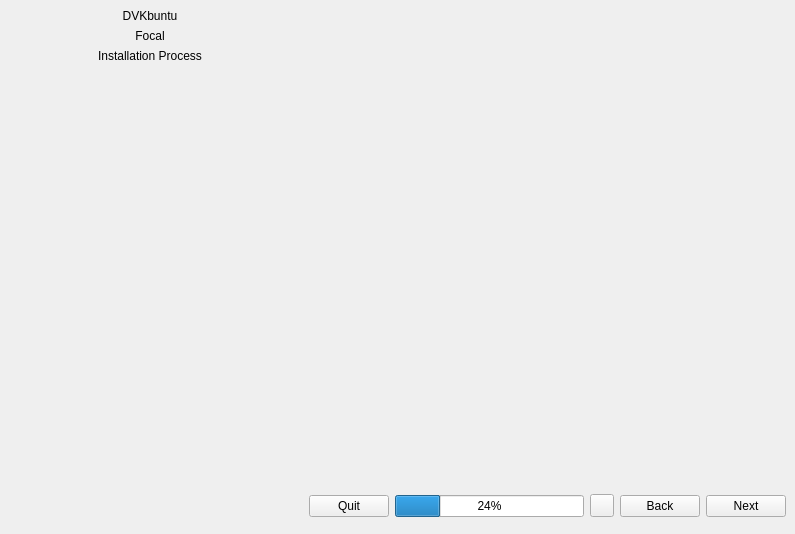
<?xml version="1.0" encoding="UTF-8"?>
<ui version="4.0">
 <class>MainWindow</class>
 <widget class="QMainWindow" name="MainWindow">
  <property name="geometry">
   <rect>
    <x>0</x>
    <y>0</y>
    <width>795</width>
    <height>534</height>
   </rect>
  </property>
  <property name="windowTitle">
   <string>MainWindow</string>
  </property>
  <widget class="QWidget" name="centralwidget">
   <layout class="QGridLayout" name="gridLayout">
    <property name="leftMargin">
     <number>0</number>
    </property>
    <property name="topMargin">
     <number>0</number>
    </property>
    <property name="rightMargin">
     <number>0</number>
    </property>
    <property name="bottomMargin">
     <number>0</number>
    </property>
    <property name="spacing">
     <number>0</number>
    </property>
    <item row="1" column="1">
     <widget class="QFrame" name="footer_frame">
      <property name="sizePolicy">
       <sizepolicy hsizetype="Preferred" vsizetype="Fixed">
        <horstretch>0</horstretch>
        <verstretch>0</verstretch>
       </sizepolicy>
      </property>
      <layout class="QHBoxLayout" name="horizontalLayout_8">
       <item>
        <widget class="QStackedWidget" name="progress_stack">
         <property name="sizePolicy">
          <sizepolicy hsizetype="Preferred" vsizetype="Minimum">
           <horstretch>0</horstretch>
           <verstretch>0</verstretch>
          </sizepolicy>
         </property>
         <widget class="QWidget" name="progress_widget">
          <layout class="QHBoxLayout" name="horizontalLayout_5">
           <property name="leftMargin">
            <number>0</number>
           </property>
           <property name="topMargin">
            <number>0</number>
           </property>
           <property name="rightMargin">
            <number>0</number>
           </property>
           <property name="bottomMargin">
            <number>0</number>
           </property>
           <item>
            <widget class="QPushButton" name="quit">
             <property name="text">
              <string>Quit</string>
             </property>
             <property name="autoDefault">
              <bool>true</bool>
             </property>
            </widget>
           </item>
           <item>
            <widget class="QProgressBar" name="progressBar">
             <property name="value">
              <number>24</number>
             </property>
            </widget>
           </item>
           <item>
            <widget class="QToolButton" name="progressCancel"/>
           </item>
          </layout>
         </widget>
         <widget class="QWidget" name="progress_placeholder">
          <layout class="QHBoxLayout" name="horizontalLayout_6">
           <item>
            <spacer name="horizontalSpacer_5">
             <property name="orientation">
              <enum>Qt::Horizontal</enum>
             </property>
             <property name="sizeHint" stdset="0">
              <size>
               <width>12</width>
               <height>20</height>
              </size>
             </property>
            </spacer>
           </item>
          </layout>
         </widget>
        </widget>
       </item>
       <item>
        <widget class="QWidget" name="navigation" native="true">
         <layout class="QHBoxLayout" name="horizontalLayout_2">
          <property name="leftMargin">
           <number>0</number>
          </property>
          <property name="topMargin">
           <number>0</number>
          </property>
          <property name="rightMargin">
           <number>0</number>
          </property>
          <property name="bottomMargin">
           <number>0</number>
          </property>
          <item>
           <widget class="QPushButton" name="back">
            <property name="text">
             <string>Back</string>
            </property>
            <property name="autoDefault">
             <bool>true</bool>
            </property>
           </widget>
          </item>
          <item>
           <widget class="QPushButton" name="next">
            <property name="text">
             <string>Next</string>
            </property>
            <property name="autoDefault">
             <bool>true</bool>
            </property>
           </widget>
          </item>
         </layout>
        </widget>
       </item>
      </layout>
     </widget>
    </item>
    <item row="0" column="0" rowspan="2">
     <widget class="QWidget" name="sidebar_widget" native="true">
      <property name="sizePolicy">
       <sizepolicy hsizetype="Preferred" vsizetype="MinimumExpanding">
        <horstretch>0</horstretch>
        <verstretch>0</verstretch>
       </sizepolicy>
      </property>
      <property name="minimumSize">
       <size>
        <width>300</width>
        <height>0</height>
       </size>
      </property>
      <property name="maximumSize">
       <size>
        <width>150</width>
        <height>16777215</height>
       </size>
      </property>
      <layout class="QVBoxLayout" name="verticalLayout_3">
       <property name="spacing">
        <number>0</number>
       </property>
       <property name="leftMargin">
        <number>0</number>
       </property>
       <property name="topMargin">
        <number>0</number>
       </property>
       <property name="rightMargin">
        <number>0</number>
       </property>
       <property name="bottomMargin">
        <number>0</number>
       </property>
       <item>
        <widget class="QFrame" name="sidebar_header_frame">
         <property name="sizePolicy">
          <sizepolicy hsizetype="Preferred" vsizetype="Minimum">
           <horstretch>0</horstretch>
           <verstretch>0</verstretch>
          </sizepolicy>
         </property>
         <layout class="QVBoxLayout" name="verticalLayout_4">
          <item>
           <widget class="QLabel" name="distro_name_label">
            <property name="text">
             <string>DVKbuntu</string>
            </property>
            <property name="scaledContents">
             <bool>false</bool>
            </property>
            <property name="alignment">
             <set>Qt::AlignHCenter|Qt::AlignTop</set>
            </property>
           </widget>
          </item>
          <item>
           <widget class="QLabel" name="distro_release_label">
            <property name="text">
             <string>Focal</string>
            </property>
            <property name="alignment">
             <set>Qt::AlignHCenter|Qt::AlignTop</set>
            </property>
           </widget>
          </item>
          <item>
           <widget class="QLabel" name="install_process_label">
            <property name="text">
             <string>Installation Process</string>
            </property>
            <property name="alignment">
             <set>Qt::AlignHCenter|Qt::AlignTop</set>
            </property>
           </widget>
          </item>
         </layout>
        </widget>
       </item>
       <item>
        <widget class="QWidget" name="steps_widget" native="true">
         <property name="sizePolicy">
          <sizepolicy hsizetype="Expanding" vsizetype="MinimumExpanding">
           <horstretch>0</horstretch>
           <verstretch>0</verstretch>
          </sizepolicy>
         </property>
         <layout class="QVBoxLayout" name="verticalLayout_5">
          <property name="spacing">
           <number>0</number>
          </property>
          <property name="leftMargin">
           <number>0</number>
          </property>
          <property name="topMargin">
           <number>0</number>
          </property>
          <property name="rightMargin">
           <number>0</number>
          </property>
          <property name="bottomMargin">
           <number>0</number>
          </property>
         </layout>
        </widget>
       </item>
       <item>
        <widget class="QFrame" name="sidebar_footer_frame">
         <property name="sizePolicy">
          <sizepolicy hsizetype="Minimum" vsizetype="Minimum">
           <horstretch>0</horstretch>
           <verstretch>0</verstretch>
          </sizepolicy>
         </property>
         <layout class="QHBoxLayout" name="horizontalLayout_7">
          <property name="leftMargin">
           <number>0</number>
          </property>
          <property name="topMargin">
           <number>0</number>
          </property>
          <property name="rightMargin">
           <number>0</number>
          </property>
          <property name="bottomMargin">
           <number>0</number>
          </property>
         </layout>
        </widget>
       </item>
      </layout>
     </widget>
    </item>
    <item row="0" column="1">
     <widget class="QWidget" name="setup_page" native="true">
      <layout class="QHBoxLayout" name="setup_page_layout">
       <property name="leftMargin">
        <number>1</number>
       </property>
       <property name="topMargin">
        <number>1</number>
       </property>
       <property name="rightMargin">
        <number>1</number>
       </property>
       <property name="bottomMargin">
        <number>1</number>
       </property>
       <item>
        <spacer name="setup_left_spacer">
         <property name="orientation">
          <enum>Qt::Horizontal</enum>
         </property>
         <property name="sizeType">
          <enum>QSizePolicy::Preferred</enum>
         </property>
         <property name="sizeHint" stdset="0">
          <size>
           <width>12</width>
           <height>20</height>
          </size>
         </property>
        </spacer>
       </item>
       <item>
        <widget class="QWidget" name="content_widget" native="true">
         <property name="sizePolicy">
          <sizepolicy hsizetype="Expanding" vsizetype="Preferred">
           <horstretch>0</horstretch>
           <verstretch>0</verstretch>
          </sizepolicy>
         </property>
         <property name="maximumSize">
          <size>
           <width>1000</width>
           <height>16777215</height>
          </size>
         </property>
        </widget>
       </item>
       <item>
        <spacer name="setup_right_spacer">
         <property name="orientation">
          <enum>Qt::Horizontal</enum>
         </property>
         <property name="sizeType">
          <enum>QSizePolicy::Preferred</enum>
         </property>
         <property name="sizeHint" stdset="0">
          <size>
           <width>12</width>
           <height>20</height>
          </size>
         </property>
        </spacer>
       </item>
      </layout>
     </widget>
    </item>
   </layout>
  </widget>
 </widget>
 <tabstops>
  <tabstop>next</tabstop>
  <tabstop>back</tabstop>
  <tabstop>progressCancel</tabstop>
 </tabstops>
 <resources/>
 <connections/>
</ui>
